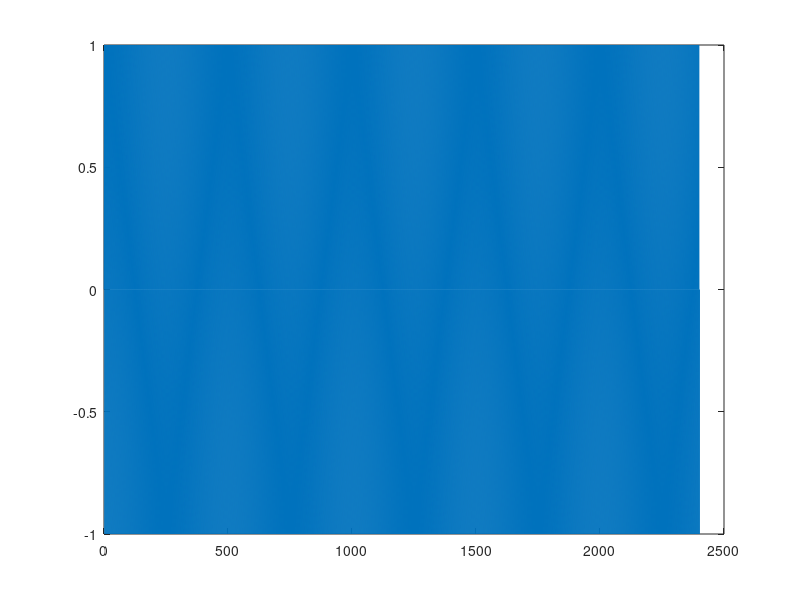
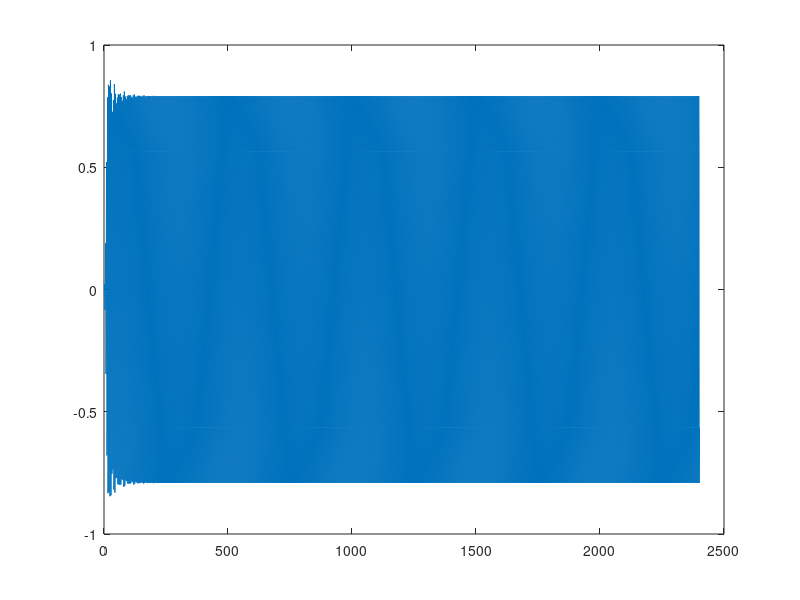

Recreate these plots in MATLAB, in order.
B = [    0.022446109482960157
        -0.010573379073474012                 
         0.014402415206826613                 
        -0.0080366144026941533                
         0.022544111354959838                 
         0.0000000000000000034694469519536142 
        -0.022544111354959838                 
         0.0080366144026941498                
        -0.014402415206826613                 
         0.010573379073474012                 
        -0.022446109482960157  ];
A = [    1                                    
        -0.70635031270725446                  
         3.5219499200390536                   
        -2.0200628628750592                   
         5.5383108441644708                   
        -2.4294345269044149                   
         4.6510805728204474                   
        -1.4124566248726653                   
         2.0783744842441458                   
        -0.3332994829583692                   
         0.39240786067834416   ];
     
sampling_freq = 48000;
signal_freq = 12000;
N = 11;

time = (0:1/sampling_freq:0.05)';

delayed = zeros(N+1,1);

audio_in = sin(2 * pi * signal_freq * time);
audio_out = zeros(size(audio_in));

for j=1:length(audio_in)
    currentIn = audio_in(j);
    delayed(1) = currentIn;
    left = 0.0;
    right = 0.0;
    out = 0.0;
    
    left = delayed(1);
    
    for i=2:N
        left = left - ( A(i) * delayed(i) );
    end
    
    delayed(1) = left;
    
    for i=1:N
        right = right + ( B(i) * delayed(i) );
    end
    
%     for i=2:(N)
%        left = left + ( delayed(i) * -A(i) );
%        right = right + ( delayed(i) * B(i) );
%     end
    
%     out = ((delayed(1) + left) * B(1)) + right;
    audio_out(j) = right;
    
    for i=(N+1):-1:2
       delayed(i) = delayed(i-1); 
    end
end

plot(audio_in);
figure();
plot(audio_out);